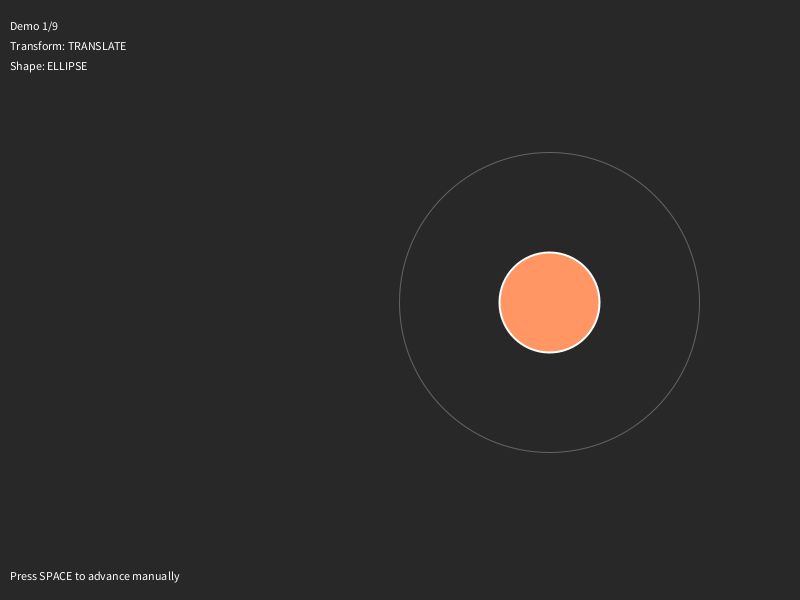
Frame 1 (no input)
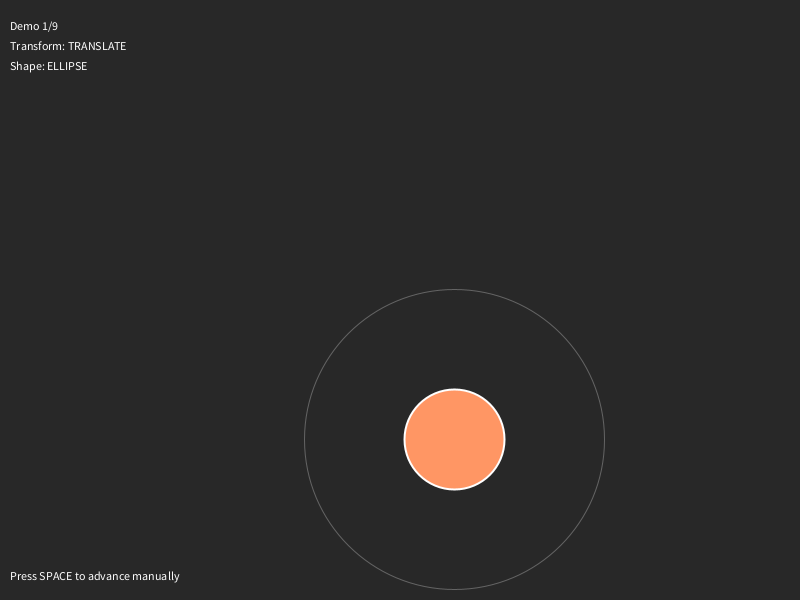
Frame 60 (the mouse pressed at the canvas centre just before this capture)
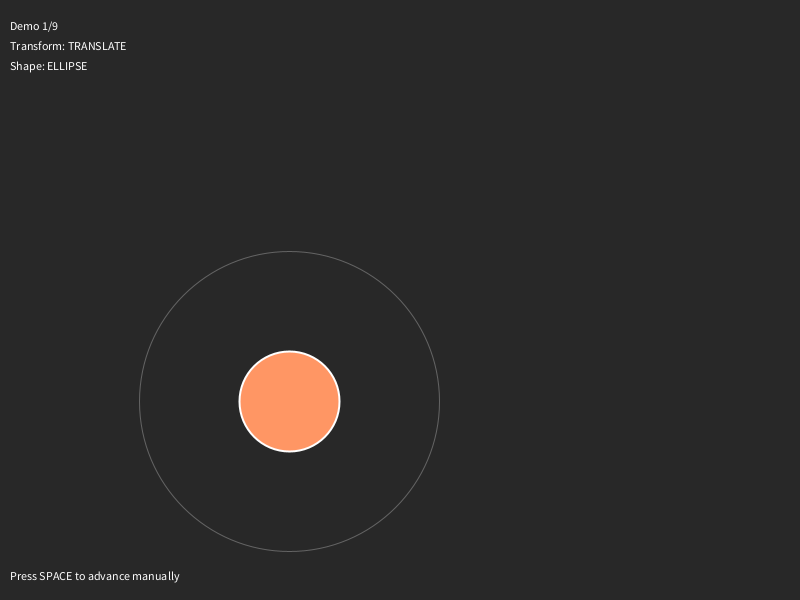
Frame 120 (the mouse held since frame 60 and released just before this capture)

The Processing sketch that drew these frames (run headless with seeded random() and noise(); from frame 60 on, the mouse is pressed at the canvas centre):

// Processing sketch: ant0
// ── ant0.pde
int currentDemo = 0;
int maxDemos = 9; // 3 transforms × 3 shapes
float time = 0;

void setup() {
  size(800, 600);
}

void draw() {
  background(40);
  time += 0.02;
  
  // Auto-cycle every 3 seconds
  if (frameCount % 180 == 0) {
    currentDemo = (currentDemo + 1) % maxDemos;
  }
  
  // Display current demo info
  fill(255);
  text("Demo " + (currentDemo + 1) + "/9", 10, 30);
  text("Transform: " + getTransformName(currentDemo), 10, 50);
  text("Shape: " + getShapeName(currentDemo), 10, 70);
  text("Press SPACE to advance manually", 10, height - 20);
  
  // Execute current demo
  runDemo(currentDemo);
}

void runDemo(int demoNum) {
  int transformType = demoNum / 3; // 0=translate, 1=rotate, 2=scale
  int shapeType = demoNum % 3;     // 0=ellipse, 1=rect, 2=triangle
  
  pushMatrix();
  translate(width/2, height/2); // Always center first
  
  // Apply the specific transform
  switch(transformType) {
    case 0: // TRANSLATE
      demonstrateTranslate(time);
      break;
    case 1: // ROTATE  
      demonstrateRotate(time);
      break;
    case 2: // SCALE
      demonstrateScale(time);
      break;
  }
  
  // Draw the specific shape
  fill(255, 150, 100);
  stroke(255);
  strokeWeight(2);
  
  switch(shapeType) {
    case 0: // ELLIPSE
      ellipse(0, 0, 100, 100);
      break;
    case 1: // RECTANGLE
      rectMode(CENTER);
      rect(0, 0, 100, 100);
      break;
    case 2: // TRIANGLE
      drawTriangle();
      break;
  }
  
  popMatrix();
}

void demonstrateTranslate(float t) {
  // Move in a circle
  float x = cos(t) * 150;
  float y = sin(t) * 150;
  translate(x, y);
  
  // Show the path
  stroke(100);
  strokeWeight(1);
  noFill();
  ellipse(0, 0, 300, 300);
}

void demonstrateRotate(float t) {
  rotate(t);
  
  // Show rotation axis
  stroke(100);
  strokeWeight(1);
  line(-200, 0, 200, 0);
  line(0, -200, 0, 200);
}

void demonstrateScale(float t) {
  float scaleAmount = 0.5 + sin(t) * 0.4; // Scale between 0.1 and 0.9
  scale(scaleAmount);
  
  // Show scale reference
  stroke(100);
  strokeWeight(1);
  noFill();
  rect(-100, -100, 200, 200); // Reference square
}

void drawTriangle() {
  beginShape();
  vertex(0, -50);   // Top point
  vertex(43, 25);   // Bottom right
  vertex(-43, 25);  // Bottom left
  endShape(CLOSE);
}

String getTransformName(int demo) {
  String[] names = {"TRANSLATE", "ROTATE", "SCALE"};
  return names[demo / 3];
}

String getShapeName(int demo) {
  String[] names = {"ELLIPSE", "RECTANGLE", "TRIANGLE"};
  return names[demo % 3];
}

void keyPressed() {
  if (key == ' ') {
    currentDemo = (currentDemo + 1) % maxDemos;
  }
}
